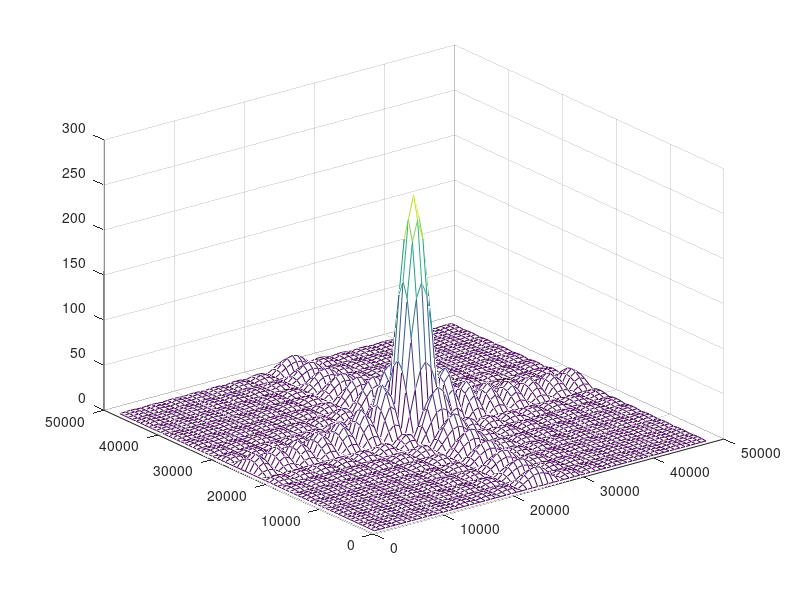

Source code (MATLAB):
% Read in file
fftFile = fopen('out.txt', 'r');
fftOut  = fscanf(fftFile, '%f', [64 64]);
fclose(fftFile);

% Mesh plot components
X = 48e3/64*(1:64); %Hz
Y = 48e3/64*(1:64); %Hz
Z = fftshift(fftOut);
mesh(X, Y, Z);